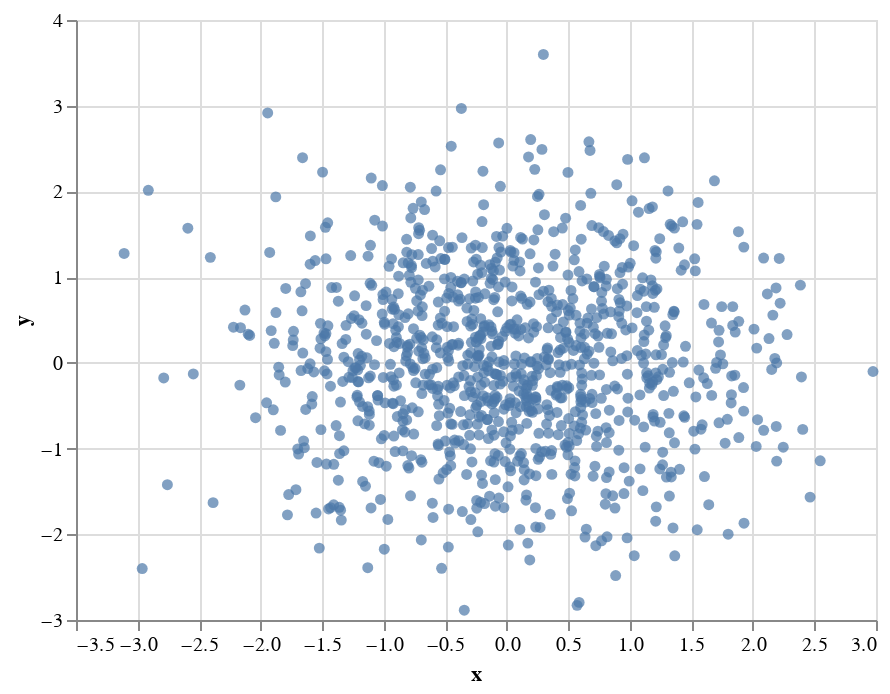

Here is the notebook cell this chart was saved with:
### Code cell
import altair as alt

alt.Chart(df).encode(x='x', y='y').mark_circle()

### Figure 1 — Vega-Lite specification as saved in the notebook (floating-point values rounded to 4 significant figures; data arrays with more than 128 entries replaced by an {"elided": "..."} marker saying what was removed)
{"config": {"view": {"continuousWidth": 400, "continuousHeight": 300}}, "data": {"name": "data-55974caadee89681e9c25eab5687cd1d"}, "mark": "circle", "encoding": {"x": {"type": "quantitative", "field": "x"}, "y": {"type": "quantitative", "field": "y"}}, "$schema": "https://vega.github.io/schema/vega-lite/v4.0.2.json", "datasets": {"data-55974caadee89681e9c25eab5687cd1d": {"elided": "1000 records"}}}
